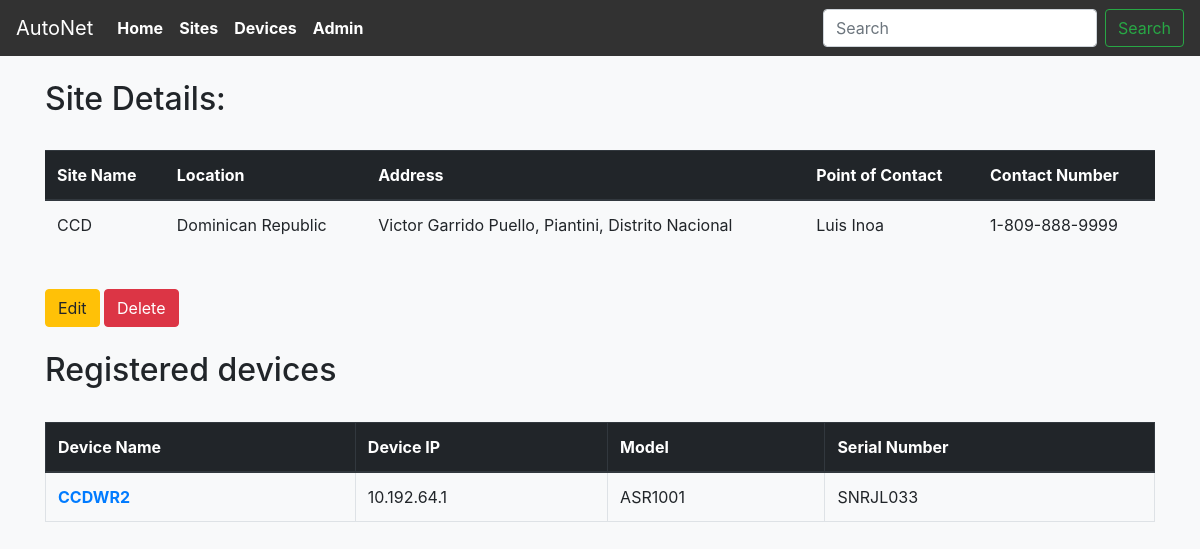
/sites/6, run on an earlier commit of the app's database.
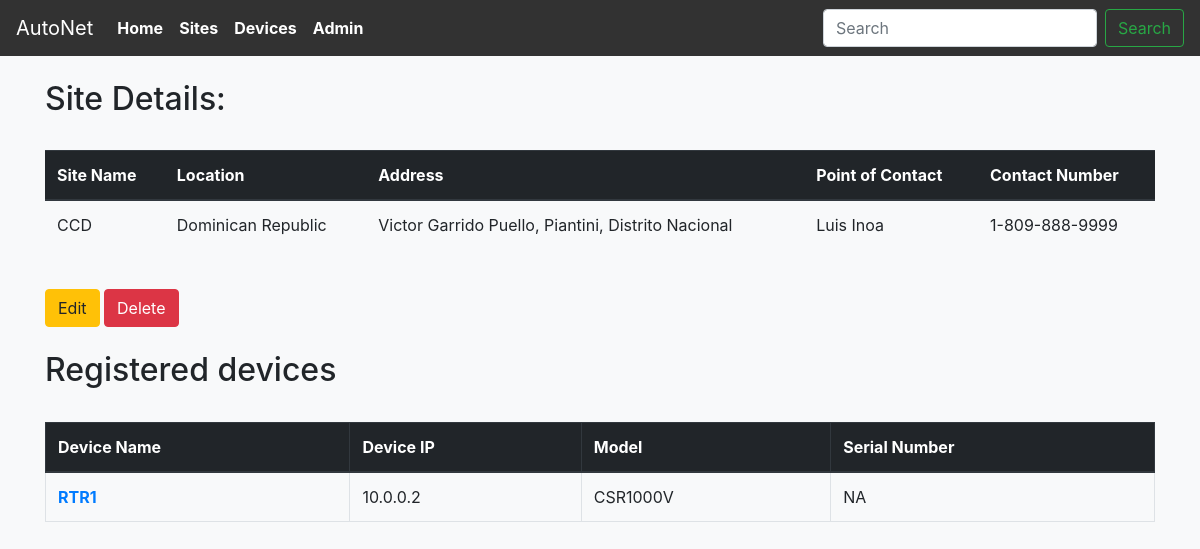
And on a later commit of the database.
### main_app/models.py (models this page shows, shortened)
class Devices(models.Model):
    device_name = models.CharField(max_length=100)
    device_ip = models.CharField(max_length=40)
    device_model = models.CharField(max_length=100)
    device_sn = models.CharField(max_length=250)
    site = models.ForeignKey(Sites,
                            on_delete=models.CASCADE,
                            related_name = 'devices',
                            )

### main_app/views.py (the view)
# urls.py: path('sites/<int:pk>', views.SitesDetailView.as_view(), name='sitesdetail'),
class SitesDetailView(DetailView):
    context_object_name = 'sites_detail'
    model = models.Sites
    template_name = 'main_app/sites_detail.html'

### main_app/templates/main_app/sites_detail.html
{% extends 'main_app/main_app_base.html' %}
{%block content %}
<div class="container">
  <h2>Site Details:</h2>
  <br>
  <table class="table">
    <thead  class="thead-dark">
      <th>Site Name</th>
      <th>Location</th>
      <th>Address</th>
      <th>Point of Contact</th>
      <th>Contact Number</th>
    </thead>
    <tr>
      <td>{{sites_detail.site_name}}</td>
      <td>{{sites_detail.site_location}}</td>
      <td>{{sites_detail.site_address}}</td>
      <td>{{sites_detail.site_poc_name}}</td>
      <td>{{sites_detail.site_poc_number}}</td>
    </tr>
  </table>
  <br>
  <a href="{% url 'main_app:updatesite' pk=sites_detail.id%}">
    <button class="btn btn-warning"type="submit">Edit</button>
  </a>
  <a href="{% url 'main_app:deletesite' pk=sites_detail.id%}">
    <button class="btn btn-danger"type="submit">Delete</button>
  </a>
</div>
<div class="container">
  <br>
  <h2>Registered devices</h2>
  <br>
  <table class="table table-bordered">
    <thead  class="thead-dark">
      <th>Device Name</th>
      <th>Device IP</th>
      <th>Model</th>
      <th>Serial Number</th>
    </thead>
    {% for device in sites_detail.devices.all %}
      <tr>
        <td><a href="{% url 'main_app:devicedetail' pk=device.id%}"><strong>{{device.device_name}}</strong></a></td>
        <td>{{device.device_ip}}</td>
        <td>{{device.device_model}}</td>
        <td>{{device.device_sn}}</td>
      </tr>
    {% endfor %}
  </table>
</div>
{%endblock content %}

What changed in the data, as far as the page shows it:
removed Devices: device_name "CCDWR2", device_ip "10.192.64.1", device_model "ASR1001", device_sn "SNRJL033"
added Devices: device_name "RTR1", device_ip "10.0.0.2", device_model "CSR1000V", device_sn "NA"
